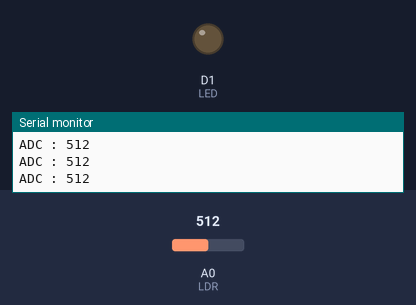
The sketch below on a simulated ESP8266 (NodeMCU). Parts: output pins drawn as LEDs (lit = HIGH), the last lines printed to the serial monitor. The test bench sets the inputs (shaded band); at power-on: A0 (LDR) = 512.

Above: at 1.2 s.
1.3 s: A0 (LDR) set to 408
4.3 s: A0 (LDR) set to 383
At 5.5 s:
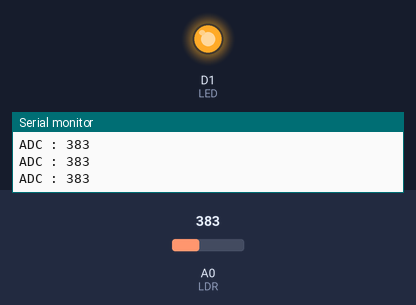
5.8 s: A0 (LDR) set to 410
At 6.7 s:
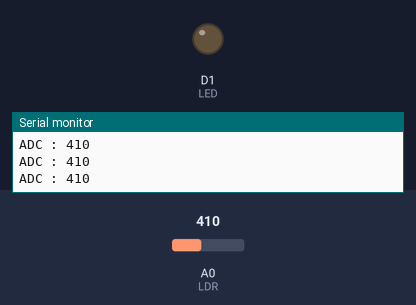
7.3 s: A0 (LDR) set to 390
At 7.9 s:
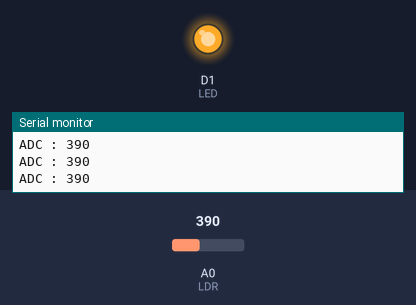
Timing chart, 0 to 9.8 s (numbered marks = the images above; inputs shaded):
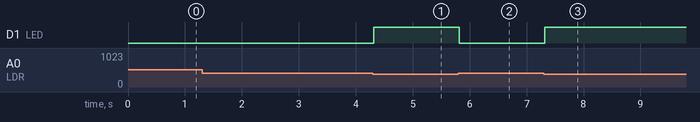

Measured:
- the behaviour switches between 401 and 400 on A0 (LDR) (found by bisection; images 0 and 1)
- after the input at 4.3 s, D1 (LED): LOW → HIGH at once
- after the input at 5.8 s, D1 (LED): HIGH → LOW at once
- after the input at 7.3 s, D1 (LED): LOW → HIGH at once

The sketch:

02.ino
```cpp
#define LED D1
#define LDR A0

void setup() {
  pinMode(LED, OUTPUT);
  pinMode(LDR, INPUT);
  Serial.begin(9600);
}

void loop() {
  int adc = analogRead(LDR);
  Serial.print("ADC : ");
  Serial.println(adc);
  if (adc > 400) digitalWrite(LED, LOW);
  else digitalWrite(LED, HIGH);
}
```
